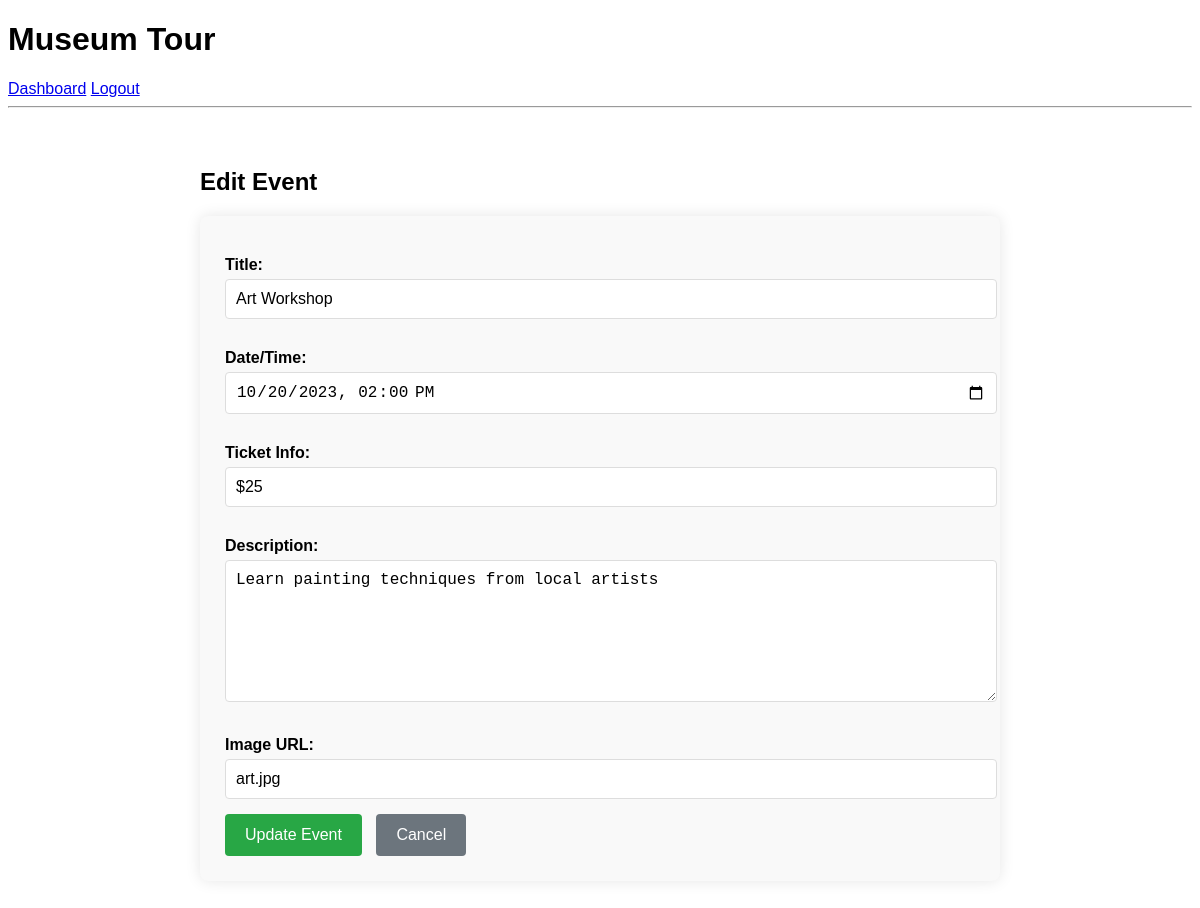
Page /edit_event.php?id=5 (signed in) on the committed database.
### tables this page shows
CREATE TABLE Events (
   Id          int PRIMARY KEY AUTO_INCREMENT,
   title       varchar(250) NOT NULL,
   eventDate   datetime NOT NULL,
   tickets     varchar(250),
   description text,
   image       varchar(250)
);

### edit_event.php (the view, shortened to what this page needs)
<?php
include('includes/database.php');
include('includes/header.php');
if (isset($_GET['id'])) {
    $query = 'SELECT * FROM Events WHERE Id = '.(int)$_GET['id'];
    $result = mysqli_query($connect, $query);
    $event = mysqli_fetch_assoc($result);
}
?>
<div class="container">
    <h2>Edit Event</h2>
    <form method="post">
        <label>Title:</label>
        <input type="text" name="title" value="<?php echo htmlspecialchars($event['title']); ?>" required>
        <label>Date/Time:</label>
        <input type="datetime-local" name="eventDate"
               value="<?php echo date('Y-m-d\TH:i', strtotime($event['eventDate'])); ?>" required>
        <label>Ticket Info:</label>
        <input type="text" name="tickets" value="<?php echo htmlspecialchars($event['tickets']); ?>"
               placeholder="e.g., Free, $20, etc.">
        <label>Description:</label>
        <textarea name="description" rows="4"><?php echo htmlspecialchars($event['description']); ?></textarea>
        <label>Image URL:</label>
        <input type="text" name="image" value="<?php echo htmlspecialchars($event['image']); ?>"
               placeholder="e.g., event.jpg">
        <button type="submit" name="update_event">Update Event</button>
        <a href="events.php" class="cancel-btn">Cancel</a>
    </form>
</div>
<?php include('includes/footer.php');

### styles.css (style rules this page uses)
body { font-family: 'Trebuchet MS', 'Lucida Sans Unicode', 'Lucida Grande', 'Lucida Sans', Arial, sans-serif; }
.container { max-width: 800px; margin: 20px auto; padding: 20px; }
form { background: #f9f9f9; padding: 25px; border-radius: 8px; box-shadow: 0 0 15px rgba(0,0,0,0.1); }
label { display: block; margin: 15px 0 5px; font-weight: 600; }
input[type="text"], input[type="datetime-local"], textarea { width: 100%; padding: 10px; margin-bottom: 15px; border: 1px solid #ddd; border-radius: 4px; font-size: 16px; }
textarea { min-height: 120px; resize: vertical; }
button[type="submit"] { background: #28a745; color: white; padding: 12px 20px; border: none; border-radius: 4px; cursor: pointer; font-size: 16px; margin-right: 10px; }
.cancel-btn { display: inline-block; padding: 12px 20px; background: #6c757d; color: white; text-decoration: none; border-radius: 4px; font-size: 16px; }

### rows in the picture
events: title "Art Workshop", eventDate "10/20/2023 14:00", tickets "$25", description "Learn painting techniques from local artists", image "art.jpg"
